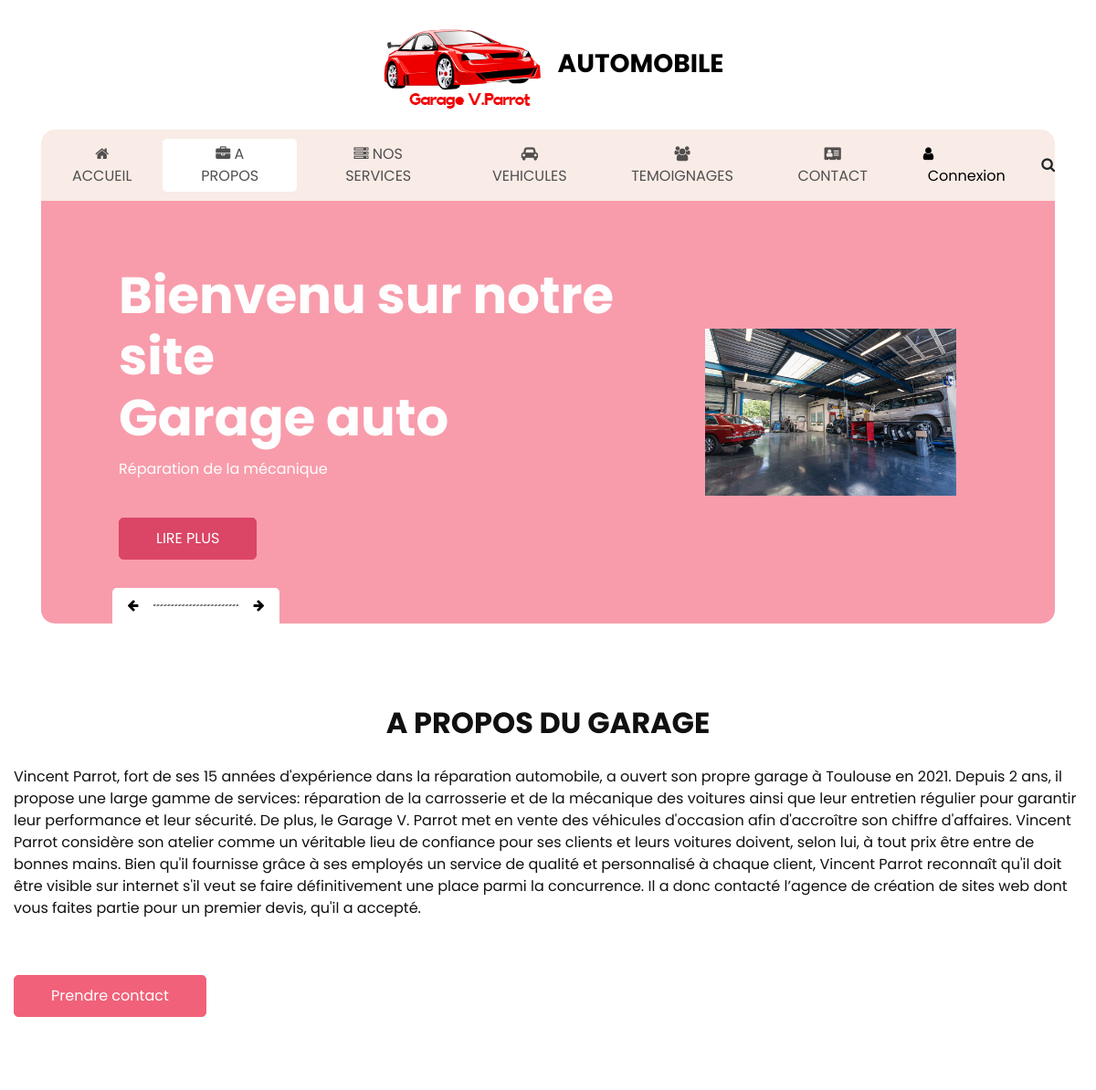
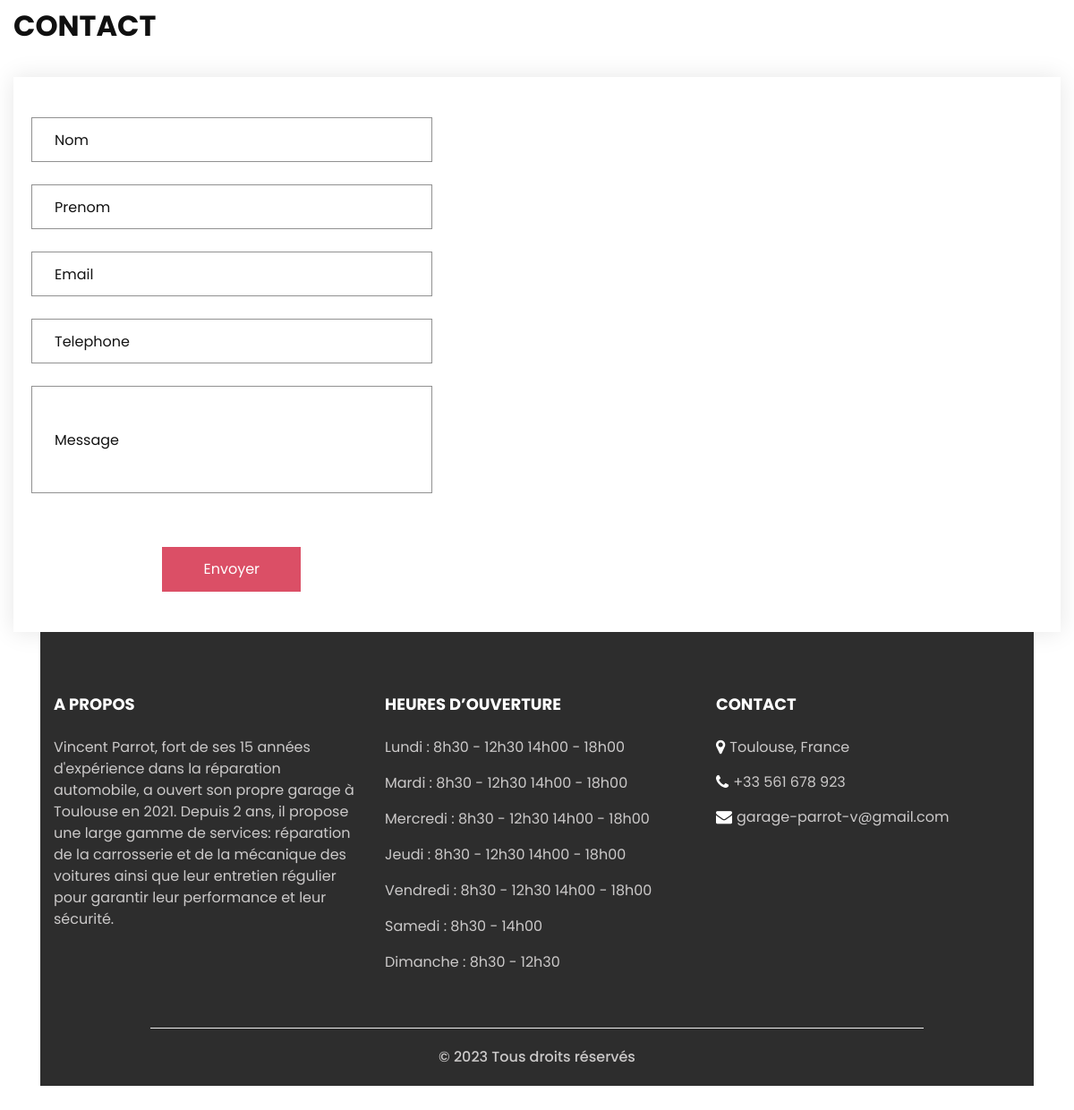
Screenshot of /view/apropos.php with the database file from the repository (2 pictures, top to bottom).
### tables this page shows
CREATE TABLE IF NOT EXISTS `horaires_ouvertures` (
  `id_hr` int(11) NOT NULL AUTO_INCREMENT,
  `jours` varchar(100) DEFAULT NULL,
  `heure_matin` varchar(100) DEFAULT NULL,
  `heure_aprem` varchar(100) DEFAULT NULL,
  `id_admin` int(11) NOT NULL,
  PRIMARY KEY (`id_hr`)
);

### view/apropos.php (the view, shortened to what this page needs)
<?php
try {
  $bdd = new PDO('mysql:host=localhost;dbname=garage_automobile;charset=utf8', 'root', '');
}
catch(Exception $e) {
  die($e->getMessage());
}
$reponses = $bdd->prepare('SELECT * FROM horaires_ouvertures');
$executereq = $reponses->execute();
$horaires = $reponses->fetchAll();
?>
<!DOCTYPE html>
<html>
<head>
  <link rel="stylesheet" type="text/css" href="https://cdnjs.cloudflare.com/ajax/libs/OwlCarousel2/2.3.4/assets/owl.carousel.min.css" />
  <link rel="stylesheet" type="text/css" href="css/bootstrap.css" />
  <link href="css/style.css" rel="stylesheet" />
  <link href="css/responsive.css" rel="stylesheet" />
</head>
<body>
  <div class="hero_area">
    <header class="header_section">
      <nav class="navbar navbar-expand-lg custom_nav-container ">
        <a class="navbar-brand" href="../index.">
          <span>
            <img class="image" src="images/Garage v.parrot1.png"/> Automobile
          </span>
        </a>
        <div class="collapse navbar-collapse" id="navbarSupportedContent">
          <ul class="navbar-nav  ">
            <li class="nav-item">
              <a class="nav-link" href="../index.php"><i class="fa fa-home" aria-hidden="true"></i> Accueil</a>
            </li>
            <li class="nav-item active">
              <a class="nav-link" href="apropos.php">
                <i class="fa fa-briefcase" aria-hidden="true"></i> A Propos
              </a>
            </li>
            <li class="nav-item">
              <a class="nav-link" href="services.php">
                <i class="fa fa-server" aria-hidden="true"></i> Nos Services
              </a>
            </li>
            <li class="nav-item">
              <a class="nav-link" href="vehicules.php">
                <i class="fa fa-car" aria-hidden="true"></i> Vehicules
              </a>
            </li>
            <li class="nav-item">
              <a class="nav-link" href="ajout_temoignages.php">
                <i class="fa fa-users" aria-hidden="true"></i> Temoignages
              </a>
            </li>
            <li class="nav-item">
              <a class="nav-link" href="ajout_contact.php"><i class="fa fa-address-card" aria-hidden="true"></i> Contact</a>
            </li>
          </ul>
          <div class="user_option">
            <a href="../connect.php">
              <i class="fa fa-user" aria-hidden="true"></i>
              <span>
                Connexion
              </span>
            </a>
            <form class="form-inline ">
              <button class="btn nav_search-btn" type="submit">
                <i class="fa fa-search" aria-hidden="true"></i>
              </button>
            </form>
          </div>
        </div>
      </nav>
    </header>
    <section class="slider_section">
      <div class="slider_container">
        <div id="carouselExampleIndicators" class="carousel slide" data-ride="carousel">
          <div class="carousel-inner">
            <div class="carousel-item active">
              <div class="container-fluid">
                <div class="row">
                  <div class="col-md-7">
                    <div class="detail-box">
                      <h1>
                        Bienvenu sur notre site <br>
                        Garage auto
                      </h1>
                      <p>
                        Réparation de la mécanique
                      </p>
                      <a href="">
                       Lire Plus
                      </a>
                    </div>
                  </div>
                  <div class="col-md-5 ">
                    <div class="img-box">
                      <img src="images/carousel-9.jpg" alt="" />
                    </div>
                  </div>
                </div>
              </div>
            </div>
          </div>
          <div class="carousel_btn-box">
            <a class="carousel-control-prev" href="#carouselExampleIndicators" role="button" data-slide="prev">
              <i class="fa fa-arrow-left" aria-hidden="true"></i>
            </a>
            <img src="images/line.png" alt="" />
            <a class="carousel-control-next" href="#carouselExampleIndicators" role="button" data-slide="next">
              <i class="fa fa-arrow-right" aria-hidden="true"></i>
            </a>
          </div>
        </div>
      </div>
    </section>
  </div>
  <section class="shop_section layout_padding">
    <div class="container">
      <div class="heading_container heading_center">
        <h2>
          A propos du garage
        </h2>
      </div>
      <div class="row">
        <p>Vincent Parrot, fort de ses 15 années d'expérience dans la réparation automobile, a ouvert
                        son propre garage à Toulouse en 2021.
                        Depuis 2 ans, il propose une large gamme de services: réparation de la carrosserie et de la
                        mécanique des voitures ainsi que leur entretien régulier pour garantir leur performance et
                        leur sécurité. De plus, le Garage V. Parrot met en vente des véhicules d'occasion afin
                        d'accroître son chiffre d'affaires.
                        Vincent Parrot considère son atelier comme un véritable lieu de confiance pour ses clients et
                        leurs voitures doivent, selon lui, à tout prix être entre de bonnes mains.
                        Bien qu'il fournisse grâce à ses employés un service de qualité et personnalisé à chaque
                        client, Vincent Parrot reconnaît qu'il doit être visible sur internet s'il veut se faire
                        définitivement une place parmi la concurrence. Il a donc contacté l’agence de création de
                        sites web dont vous faites partie pour un premier devis, qu'il a accepté.
          </p>
      <div class="btn-box">
        <a href="view/contact.html">
         Prendre contact
        </a>
      </div>
    </div>
  </section>
  <section class="contact_section ">
    <div class="container px-0">
      <div class="heading_container ">
        <h2 class="">
          Contact
        </h2>
      </div>
    </div>
    <div class="container container-bg">
      <div class="row">
        <div class="col-md-6 col-lg-5 px-0">
          <form action="contact.php">
            <div>
              <input type="text" placeholder="Nom" />
            </div>
            <div>
              <input type="text" placeholder="Prenom" />
            </div>
            <div>
              <input type="email" placeholder="Email" />
            </div>
            <div>
              <input type="text" placeholder="Telephone" />
            </div>
            <div>
              <input type="text" class="message-box" placeholder="Message" />
            </div>
            <div class="d-flex ">
              <button>
                Envoyer
              </button>
            </div>
          </form>
        </div>
      </div>
    </div>
  </section>
  <section class="info_section  layout_padding2-top">
    <div class="info_container ">
      <div class="container">
        <div class="row">
          <div class="col-md-6 col-lg-4">
            <h6>
              A Propos
            </h6>
            <p>
              Vincent Parrot, fort de ses 15 années d'expérience dans la réparation automobile, a ouvert
                        son propre garage à Toulouse en 2021.
                        Depuis 2 ans, il propose une large gamme de services: réparation de la carrosserie et de la
                        mécanique des voitures ainsi que leur entretien régulier pour garantir leur performance et
                        leur sécurité.
            </p>
          </div>
          <div class="col-md-6 col-lg-4">
            <h6>
              Heures d’ouverture
            </h6>
            <div class="info_link-box">
              <?php foreach ($horaires as $horaire): ?>
                <p>
                  <?=$horaire['jours']?> :
                  <?= $horaire['heure_matin']?>
                  <?= $horaire['heure_aprem']?>
                </p>
              <?php endforeach;?>
            </div>
          </div>
          <div class="col-md-6 col-lg-4">
            <h6>
              CONTACT
            </h6>
            <div class="info_link-box">
              <a href="">
                <i class="fa fa-map-marker" aria-hidden="true"></i>
                <span> Toulouse, France </span>
              </a>
              <a href="">
                <i class="fa fa-phone" aria-hidden="true"></i>
                <span>+33 561 678 923</span>
              </a>
              <a href="">
                <i class="fa fa-envelope" aria-hidden="true"></i>
                <span> garage-parrot-v@gmail.com</span>
              </a>
            </div>
          </div>
        </div>
      </div>
    </div>
    <footer class=" footer_section">
      <div class="container">
        <p>
          &copy; <span id="displayYear"></span> Tous droits réservés
        </p>
      </div>
    </footer>
  </section>
</body>
</html>

### view/css/responsive.css (style rules this page uses)
@media (min-width: 1200px) { .container { max-width: 1170px; } }

### rows the page displays
horaires_ouvertures: jours "Lundi", heure_matin "8h30 - 12h30", heure_aprem "14h00 - 18h00"
horaires_ouvertures: jours "Mardi", heure_matin "8h30 - 12h30", heure_aprem "14h00 - 18h00"
horaires_ouvertures: jours "Mercredi", heure_matin "8h30 - 12h30", heure_aprem "14h00 - 18h00"
horaires_ouvertures: jours "Jeudi", heure_matin "8h30 - 12h30", heure_aprem "14h00 - 18h00"
horaires_ouvertures: jours "Vendredi", heure_matin "8h30 - 12h30", heure_aprem "14h00 - 18h00"
horaires_ouvertures: jours "Samedi", heure_matin "8h30 - 14h00"
horaires_ouvertures: jours "Dimanche", heure_matin "8h30 - 12h30"
